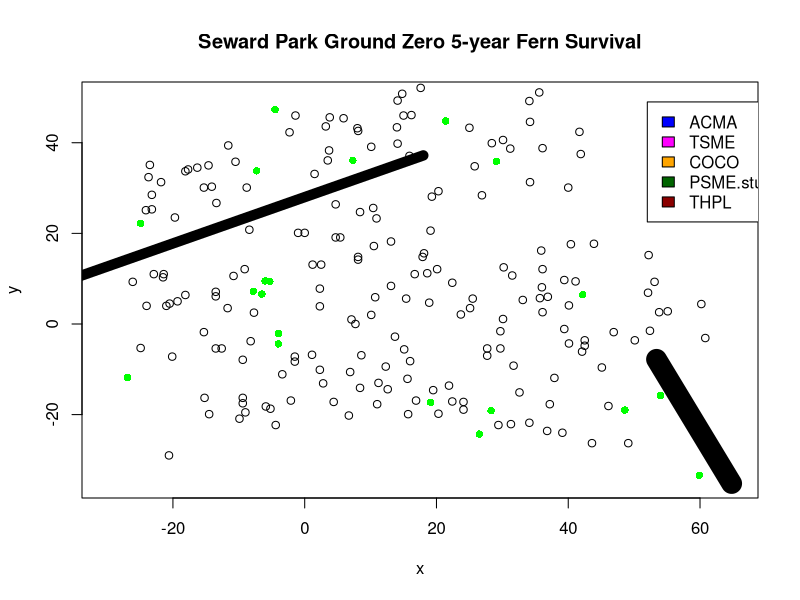

R code for this plot:
tbl.logs <- read.table("logs.tsv", sep=",", as.is=TRUE, header=TRUE, stringsAsFactor=FALSE)
tbl.trees <- read.table("trees.tsv", sep=",", as.is=TRUE, header=TRUE,nrow=-1, stringsAsFactor=FALSE)
tbl.healthyFerns <- read.table("healthyFerns.tsv", sep=",", as.is=TRUE, header=TRUE,nrow=-1, stringsAsFactor=FALSE)
tbl.deadFerns <- read.table("deadFerns.tsv", sep=",", as.is=TRUE, header=TRUE,nrow=-1, stringsAsFactor=FALSE)

with(tbl.deadFerns, plot(x,y, xlim=c(-30, 65), ylim=c(-35, 50), main="Seward Park Ground Zero 5-year Fern Survival"))
with(tbl.healthyFerns, points(x,y, col="green", pch=16))
# pull out then rescale dbh into good sizes for the map, preserving relative diameters (more or less)
dbh <- tbl.trees$dbh
factor <- 20   # experimentally derived
dbh.transformed <- 1 + as.integer(dbh/factor)
unique(tbl.trees$species)
# "ACMA" "TSME" "COCO" "PSME.stump" "THPL"
tree.color.map <- c(ACMA="blue", TSME="magenta", COCO="orange", PSME.stump="darkGreen", THPL="darkRed")
tree.colors <- as.character(tree.color.map[tbl.trees$species])
#with(tbl.trees, points(x, y, col="lightblue", pch=16, cex=dbh.transformed))
with(tbl.trees, points(x, y, col=tree.colors, pch=16, cex=dbh.transformed))
with(tbl.logs, lines(x=c(x[1], x[2]), y=c(y[1], y[2]), lwd=10))
with(tbl.logs, lines(x=c(x[3], x[4]), y=c(y[3], y[4]), lwd=20))

legend(52, 49, names(tree.color.map), as.character(tree.color.map))
